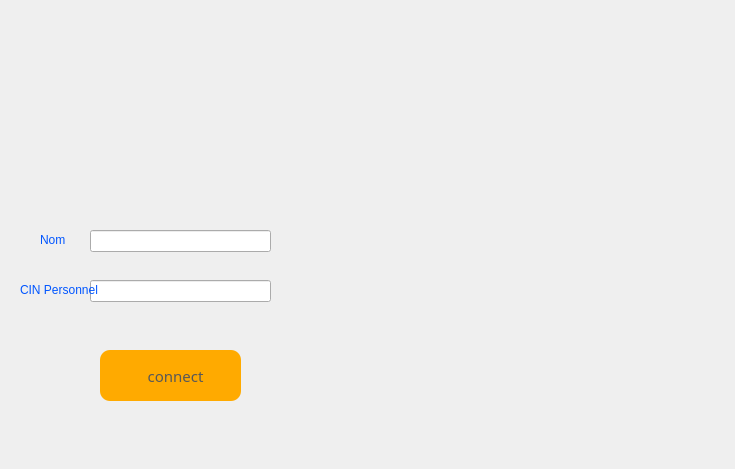
<?xml version="1.0" encoding="UTF-8"?>
<ui version="4.0">
 <class>login</class>
 <widget class="QDialog" name="login">
  <property name="geometry">
   <rect>
    <x>0</x>
    <y>0</y>
    <width>735</width>
    <height>469</height>
   </rect>
  </property>
  <property name="windowTitle">
   <string>Dialog</string>
  </property>
  <widget class="QLabel" name="label">
   <property name="geometry">
    <rect>
     <x>-80</x>
     <y>-110</y>
     <width>800</width>
     <height>600</height>
    </rect>
   </property>
   <property name="text">
    <string/>
   </property>
   <property name="pixmap">
    <pixmap>../../../Pictures/Screenshots/Screenshot 2023-11-08 233524.png</pixmap>
   </property>
  </widget>
  <widget class="QLabel" name="label_3">
   <property name="geometry">
    <rect>
     <x>0</x>
     <y>-150</y>
     <width>1101</width>
     <height>761</height>
    </rect>
   </property>
   <property name="text">
    <string/>
   </property>
   <property name="pixmap">
    <pixmap>../background login.PNG</pixmap>
   </property>
  </widget>
  <widget class="QPushButton" name="pb_seconnecter">
   <property name="geometry">
    <rect>
     <x>100</x>
     <y>350</y>
     <width>141</width>
     <height>51</height>
    </rect>
   </property>
   <property name="whatsThis">
    <string>&lt;html&gt;&lt;head/&gt;&lt;body&gt;&lt;p align=&quot;center&quot;&gt;&lt;br/&gt;&lt;/p&gt;&lt;/body&gt;&lt;/html&gt;</string>
   </property>
   <property name="styleSheet">
    <string notr="true">  background:none;
        text-align: center;
        padding-left:10px;
        border-radius: 10px;

        background-color : rgb(255, 170, 0);
    color:rgb(88, 88, 88);
        font-family: Barlow Condensed; 
        font-size: 15px;
font-weight: lighter; </string>
   </property>
   <property name="text">
    <string>connect</string>
   </property>
  </widget>
  <widget class="QLineEdit" name="nom">
   <property name="geometry">
    <rect>
     <x>90</x>
     <y>230</y>
     <width>181</width>
     <height>22</height>
    </rect>
   </property>
  </widget>
  <widget class="QLineEdit" name="password">
   <property name="geometry">
    <rect>
     <x>90</x>
     <y>280</y>
     <width>181</width>
     <height>22</height>
    </rect>
   </property>
  </widget>
  <widget class="QLabel" name="label_h">
   <property name="geometry">
    <rect>
     <x>40</x>
     <y>230</y>
     <width>51</width>
     <height>21</height>
    </rect>
   </property>
   <property name="text">
    <string>&lt;html&gt;&lt;head/&gt;&lt;body&gt;&lt;p&gt;&lt;span style=&quot; color:#0055ff;&quot;&gt;Nom&lt;/span&gt;&lt;/p&gt;&lt;/body&gt;&lt;/html&gt;</string>
   </property>
  </widget>
  <widget class="QLabel" name="label_2">
   <property name="geometry">
    <rect>
     <x>20</x>
     <y>280</y>
     <width>131</width>
     <height>21</height>
    </rect>
   </property>
   <property name="text">
    <string>&lt;html&gt;&lt;head/&gt;&lt;body&gt;&lt;p&gt;&lt;span style=&quot; color:#0055ff;&quot;&gt;CIN Personnel&lt;/span&gt;&lt;/p&gt;&lt;/body&gt;&lt;/html&gt;</string>
   </property>
  </widget>
 </widget>
 <resources/>
 <connections/>
</ui>
